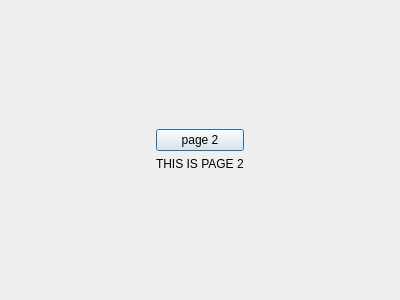
<?xml version="1.0" encoding="UTF-8"?>
<ui version="4.0">
 <class>Dialog_2</class>
 <widget class="QDialog" name="Dialog_2">
  <property name="geometry">
   <rect>
    <x>0</x>
    <y>0</y>
    <width>400</width>
    <height>300</height>
   </rect>
  </property>
  <property name="windowTitle">
   <string>Dialog</string>
  </property>
  <layout class="QGridLayout" name="gridLayout">
   <item row="0" column="1">
    <spacer name="verticalSpacer_2">
     <property name="orientation">
      <enum>Qt::Vertical</enum>
     </property>
     <property name="sizeHint" stdset="0">
      <size>
       <width>20</width>
       <height>108</height>
      </size>
     </property>
    </spacer>
   </item>
   <item row="1" column="0">
    <spacer name="horizontalSpacer">
     <property name="orientation">
      <enum>Qt::Horizontal</enum>
     </property>
     <property name="sizeHint" stdset="0">
      <size>
       <width>143</width>
       <height>20</height>
      </size>
     </property>
    </spacer>
   </item>
   <item row="1" column="1">
    <layout class="QVBoxLayout" name="verticalLayout">
     <item>
      <widget class="QPushButton" name="pushButton">
       <property name="text">
        <string>page 2</string>
       </property>
      </widget>
     </item>
     <item>
      <widget class="QLabel" name="label">
       <property name="text">
        <string>THIS IS PAGE 2</string>
       </property>
      </widget>
     </item>
    </layout>
   </item>
   <item row="1" column="2">
    <spacer name="horizontalSpacer_2">
     <property name="orientation">
      <enum>Qt::Horizontal</enum>
     </property>
     <property name="sizeHint" stdset="0">
      <size>
       <width>143</width>
       <height>20</height>
      </size>
     </property>
    </spacer>
   </item>
   <item row="2" column="1">
    <spacer name="verticalSpacer">
     <property name="orientation">
      <enum>Qt::Vertical</enum>
     </property>
     <property name="sizeHint" stdset="0">
      <size>
       <width>20</width>
       <height>108</height>
      </size>
     </property>
    </spacer>
   </item>
  </layout>
 </widget>
 <resources/>
 <connections/>
</ui>
